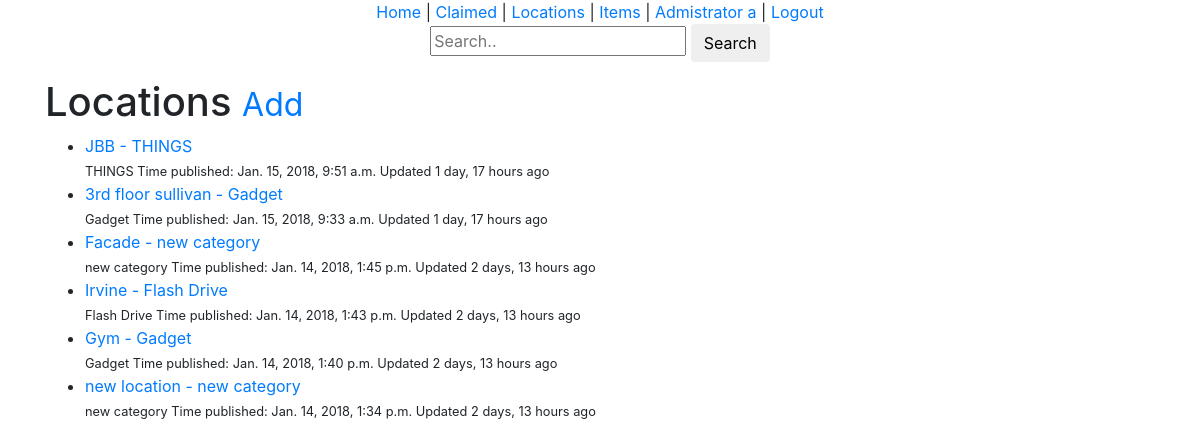
Screenshot of /locations/l/ (signed in) with the database file from the repository.
### locations/models.py (models this page shows, shortened)
class Location(models.Model):
	user 				= models.ForeignKey(User)
	location 			= models.CharField(max_length=120)
	category 			= models.CharField(max_length=120)
	timestamp			= models.DateTimeField(auto_now_add=True)
	updated				= models.DateTimeField(auto_now=True)
	slug				= models.SlugField(null=True, blank=True)
	objects 			= LocationManager()
	def __str__(self):
		return '%s - %s' % (self.location, self.category)
	class Meta:
		ordering = ['-updated', '-timestamp']
	def get_absolute_url(self):
		return reverse('locations:edit', kwargs={'slug': self.slug})

### locations/views.py (the view)
class LocationListAdminView(PermissionRequiredMixin, LoginRequiredMixin, ListView):
	permission_required = 'locations'
	def get_queryset(self):
		return Location.objects.all()
	def get_context_data(self, *args, **kwargs):
		context =super(LocationListAdminView, self).get_context_data(*args, **kwargs)
		query = self.request.GET.get('q')
		qs = Location.objects.all().search(query)
		if qs.exists():
			context['object_list'] = qs
		return context

### locations/models.py (called while the page is built, shortened)
	def search(self, query):
		return self

	def get_queryset(self):
		return LocationQuerySet(self.model, using=self._db)

### locations/templates/locations/location_list.html (shortened to what this page needs)
{% extends "base.html" %}
{% block content %}
<h1>Locations <small><a href='{% url "locations:create"%}'>Add</a></small></h1>
<ul>
	{% for obj in object_list %}
		<li><a href='{{ obj.get_absolute_url }}'>{{ obj }}</a><br/><small>{{ obj.category }} Time published: {{ obj.timestamp }} Updated {{ obj.updated|timesince }} ago</small></li>
		{% empty %}
			<li><a href='{% url "locations:create"%}'>Add One</a></li>
	{% endfor %}
</ul>
{% endblock %}

### templates/snippets/nav.html (shortened to what this page needs)
<div class='container col-sm-12 text-center col-sm-offset-3'>
	{% if request.user.is_authenticated %}
		{% if request.user.is_superuser %}
			<a href='{% url "home" %}'>Home</a> |
			<a href='{% url "claimed" %}'>Claimed</a> |
			<a href='{% url "locations:location" %}'>Locations</a> |
			<a href='{% url "items:item" %}'>Items</a> |
			<a href='{% url "profile:details" username=user.username %}'>{{ user.first_name }} {{ user.last_name }}</a> |
			<a href='{% url "logout" %}'>Logout</a>
			{% include 'snippets/search-snippet.html'%}
		{% endif %}
	{% endif %}
</div>

### rows the page displays
Location: location+category "JBB - THINGS", category "THINGS", timestamp "Jan. 15, 2018, 9:51 a.m.", updated "1 day, 17 hours"
Location: location+category "3rd floor sullivan - Gadget", category "Gadget", timestamp "Jan. 15, 2018, 9:33 a.m.", updated "1 day, 17 hours"
Location: location+category "Facade - new category", category "new category", timestamp "Jan. 14, 2018, 1:45 p.m.", updated "2 days, 13 hours"
Location: location+category "Irvine - Flash Drive", category "Flash Drive", timestamp "Jan. 14, 2018, 1:43 p.m.", updated "2 days, 13 hours"
Location: location+category "Gym - Gadget", category "Gadget", timestamp "Jan. 14, 2018, 1:40 p.m.", updated "2 days, 13 hours"
Location: location+category "new location - new category", category "new category", timestamp "Jan. 14, 2018, 1:34 p.m.", updated "2 days, 13 hours"

### other values shown
{{ user.first_name }} "Admistrator"
{{ user.last_name }} "a"
